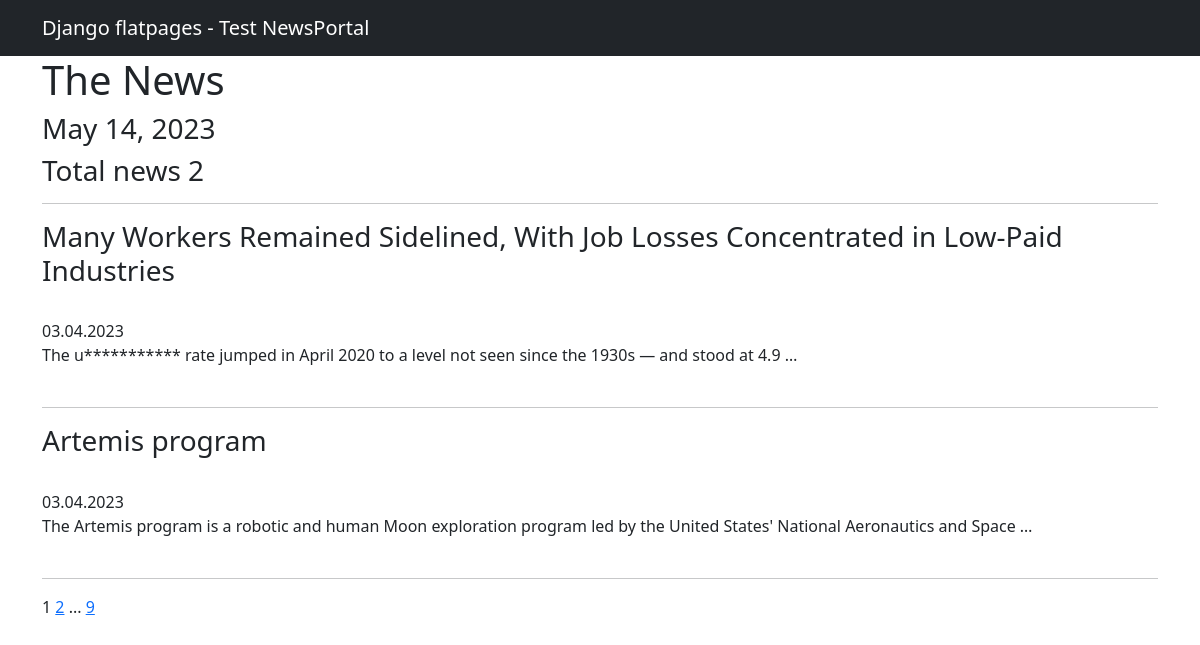
Page /news/ on the committed database.
### news/models.py (models this page shows, shortened)
class Post(models.Model):
    POSTS = ['article', 'news_piece']
    post_type = models.CharField(max_length=16, default='news_piece')
    author = models.ForeignKey("Author", on_delete=models.CASCADE)
    title = models.TextField(default='Unspecified Title')
    body = models.TextField(default='Unspecified Article Body')
    rating = models.IntegerField(default=0)
    time_in = models.DateTimeField(auto_now_add=True)
    category = models.ManyToManyField("Category", through='PostCategory')
    ''' return beginning 124 characters of the article'''

### news/views.py (the view)
# urls.py: path('news/', PostList.as_view(), name = 'post_list'),
class PostList(ListView):
    model = Post
    ordering = 'time_in'
    template_name = 'news.html'
    context_object_name = 'news'
    paginate_by = 2
    def get_context_data(self, **kwargs):
        context = super().get_context_data(**kwargs)
        context['time_now'] = datetime.utcnow()
        return context

### news/templatetags/custom_filters.py (called while the page is built)
@register.filter()
def censor(value):
   if type(value) == str:
      new_text = value
      for w in BAD_WORDS:
         new_text = new_text.replace(w, BAD_WORDS[w])
      return f'{new_text}'
   else:
      return '!!! Broken text !!!'

### news/templatetags/custom_tags.py (called while the page is built)
@register.simple_tag(takes_context=True)
def url_replace(context, **kwargs):
    d = context['request'].GET.copy()
    for k, v in kwargs.items():
        d[k] = v
    return d.urlencode()

### templates/news.html (shortened to what this page needs)
{% extends 'flatpages/default.html' %}
{% load custom_filters %}
{% load custom_tags %}
{% block content %}
	<h1>The News</h1>
	<h3>{{ time_now|date:'M d, Y' }}</h3>
	<h3> Total news {{ news|length }}  </h3>
	<hr>
	{% if news %}
		{% for piece in news %}
			<p>
				<h3> {{ piece.title }} </h3>
				<br>
				{{ piece.time_in|date:'d.m.Y' }}
				<br>
				{{ piece.body|truncatewords:20|censor }}
				<br>
				<br>
				<hr>
			</p>
		{% endfor %}
   {% else %}
       <h2>This page is empty. No news yet.</h2>
   {% endif %}
   {{ page_obj.number }}
   {% if page_obj.has_next %}
       <a href="?{% url_replace page=page_obj.next_page_number %}">{{ page_obj.next_page_number }}</a>
       {% if paginator.num_pages != page_obj.next_page_number %}
           ...
           <a href="?{% url_replace page=page_obj.paginator.num_pages %}">{{ page_obj.paginator.num_pages }}</a>
       {% endif %}
   {% endif %}
{% endblock content %}

### rows in the picture
Post: title "Many Workers Remained Sidelined, With Job Losses Concentrated in Low-Paid Industries", time_in "03.04.2023", body|censor "The u*********** rate jumped in April 2020 to a level not seen since the 1930s — and stood at 4.9 …"
Post: title "Artemis program", time_in "03.04.2023", body|censor "The Artemis program is a robotic and human Moon exploration program led by the United States' National Aeronautics and Space …"

### other values in the picture
{{ time_now|date:'M d, Y' }} "May 14, 2023"
{{ news|length }} "2"
{{ page_obj.number }} "1"
{{ page_obj.next_page_number }} "2"
{{ page_obj.paginator.num_pages }} "9"
